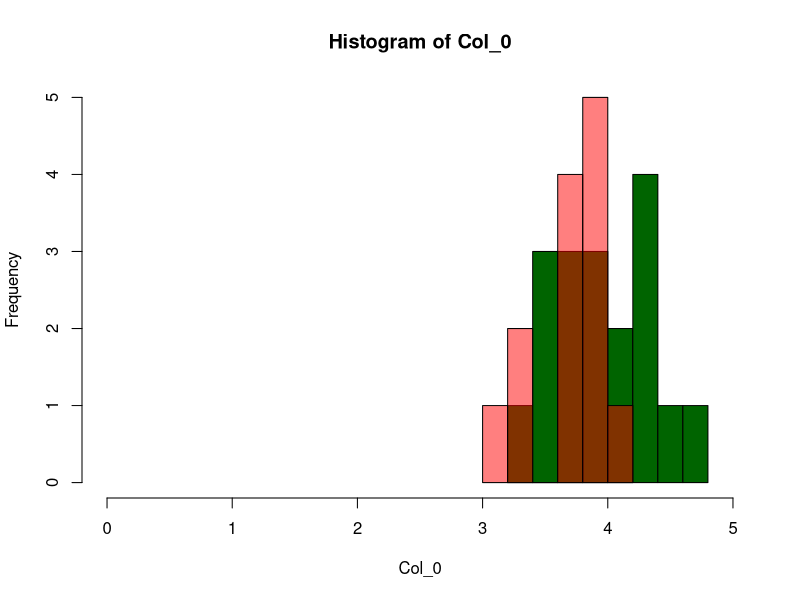
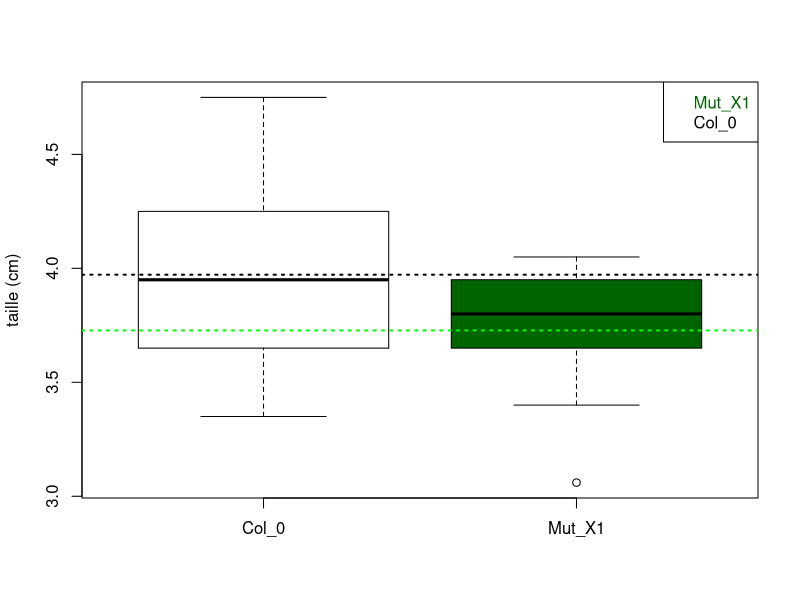

These figures' R source, in order:
## ---- chunk 1
freq_exp = c(1/4,1/2,1/4) # fréquences relatives théoriques F2 $

freq_obs = c(22,53,25) # fréquences observées écrits sous forme réelle. 

chisq.test(freq_obs, p=freq_exp) ## Valeur de la stat de Chi2 , degré de liberté est la p-value. 

## ---- chunk 2
#Tableau de contingence 
mat = matrix( c( 15,5,3,0,19,16), 
              nrow=2 ,
              ncol=3,
              byrow = T, 
              dimnames = list(c("R","S"), c("Col","Ws","Can")))
mat

chisq.test(mat, correct = F) # Correct: correction des effectifs lorsqu'ils sont trop faibles ( pas important )
## ---- chunk 3
# (15 + 0) x 23 / total 

effectif_théorique_COL_R = 15*23/58
round(effectif_théorique_COL_R)

## ---- chunk 4
obs=chisq.test(mat, correct =F)$observed
exp=chisq.test(mat, correct =F)$expected
obs-exp
## ---- chunk 5
# Vecteurs des tailles des plantes
Col_0=c(4.30,4.25,3.50,3.35,4.30,3.75,3.55,4.10,3.95,4.55,4.25,3.75,3.85,4.15,3.55,4.75,3.95,3.65)
Mut_X1=c(3.06,4.05,3.95,3.40,3.80,3.95,3.65,4,3.85,3.95,3.65,3.75,3.4)

## ---- chunk 6
# Valeurs moyennes
taille_moyenne_wild = mean(Col_0)
taille_moyenne_mutant = mean(Mut_X1)

hist(Col_0 , col="darkgreen", xlim=c(0,5), ylim=c(0,5))
hist(Mut_X1 , col = rgb(1, 0, 0, 0.5) ,add=T)
cat("La taille moyenne des plantes wild est de",taille_moyenne_wild, "et la taille des plantes mutants est de", taille_moyenne_mutant)
## ---- chunk 7
# Représentation graphique des données
boxplot(Col_0,Mut_X1,names=c("Col_0","Mut_X1"),col=c("white","darkgreen"),ylab="taille (cm)")
abline(h=mean(Col_0),col="black",lty=3,lwd=2)
abline(h=mean(Mut_X1),col="green",lty=3,lwd=2)
legend("topright", legend = c("Mut_X1","Col_0" ), text.col = c("darkgreen","black"))
## ---- chunk 8
shapiro.test(Col_0)
shapiro.test(Mut_X1)
## ---- chunk 9
var.test(Col_0, Mut_X1) # On teste l'homogénéité de la variance. 

## ---- chunk 10
t.test(Col_0,Mut_X1,var.equal = T)

t.test(Col_0,Mut_X1,var.equal = T, alternative = "greater")
t.test(Col_0,Mut_X1,var.equal = T, alternative = "less")
## ---- chunk 11
non_infected=c(0.021,0.15,0.023,0.03,0.022,0.05,0.035,0.1,0.03)
infected=c(1.22,1.12,1.06,1.04,0.86,1.24,1.96,0.9,2.5)
mean(non_infected)
mean(infected)
## ---- chunk 12
shapiro.test(infected)
shapiro.test(non_infected)
## ---- chunk 13
wilcox.test(infected,non_infected)                        # bilatéral
wilcox.test(infected,non_infected,alternative="greater")  # unilatéral
## ---- chunk 14

#Warning message car on a des ex-aquos 
#L'expression du gene est significativement  surexprimée ou les plantes sont infectées. Mécanisme de déf. 
